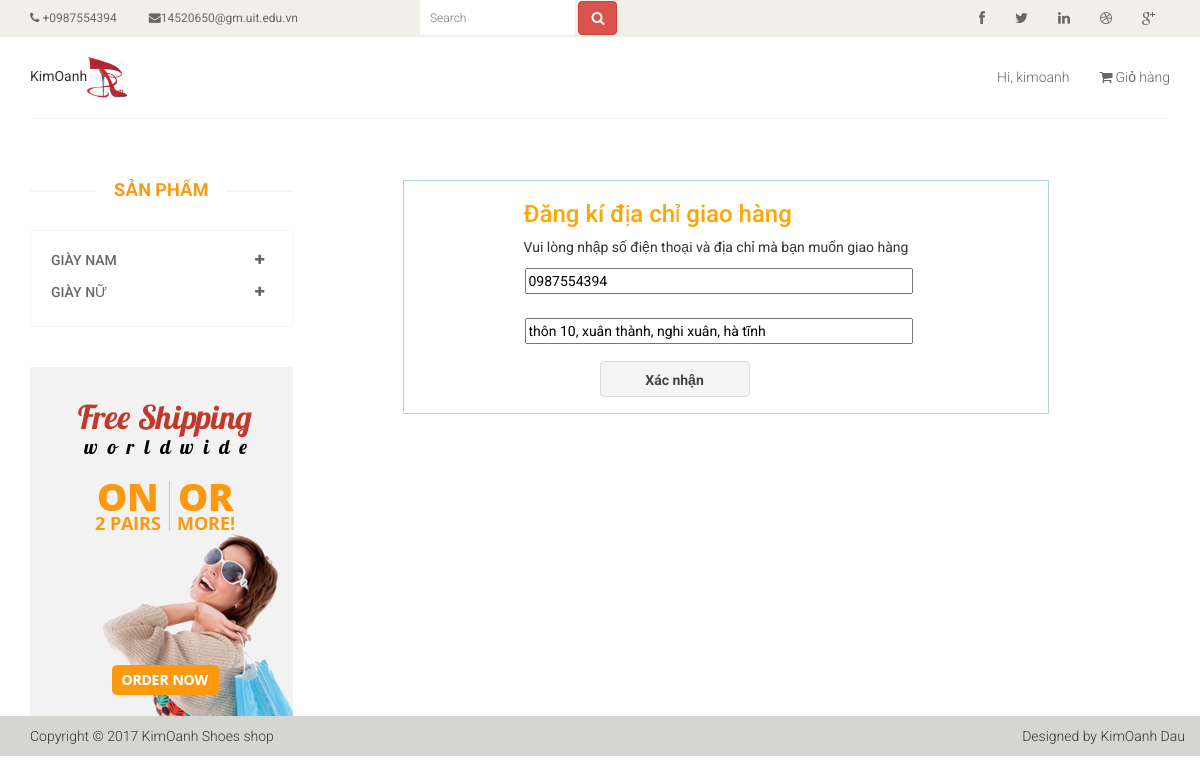
Screenshot of /upload/checkout.php (signed in) with the database file from the repository.
### tables this page shows
CREATE TABLE `khachhang` (
  `TenKhachHang` varchar(50) NOT NULL,
  `MatKhau` varchar(20) NOT NULL,
  `SoDienThoai` varchar(11) DEFAULT NULL,
  `DiaChi` varchar(50) DEFAULT NULL,
  `Email` varchar(30) DEFAULT NULL
);

### upload/checkout.php (the view, shortened to what this page needs)
<?php
	require 'database_config.php';
	if(!isset($_SESSION['username_login']))
	{
?>
		<div class="tab">
			<button class="tablinks" onclick="openSelect(event, 'Signin')" id="defaultOpen" >Signin</button>
			<button class="tablinks" onclick="openSelect(event, 'Login')">Login</button>
		</div>
		<div id="Signin" class="tabcontent">
			<form class="login-content" action="../upload/signup_checkout.php" method="post">
				<label class="username"><input id="username" type="text" name="username" placeholder="User name" value="" size="30"/></label>
				<label class="password"><input id="password" type="password" name="password" placeholder="Password" value="" size="30"/></label>
				<label class="email"><input id="email" type="text" name="email" placeholder="Email" value="" size="30"/></label>
				<button class="button submit-button" type="submit" name="submit">Sign up</button>
			</form>
		</div>
		<div id="Login" class="tabcontent">
			<form class="login-content" action="../upload/login_checkout.php" method="post">
				<label class="username"><input id="username_login" type="text" autocomplete="on" name="username_login" placeholder="Username" value="" size="30"/></label>
				<label class="password"><input id="password_login" type="password" name="password_login" placeholder="Password" value="" size="30"/></label>
				<button class="button submit-button" type="submit" name="submit_login">Sign in</button>
			</form>
		</div>
<?php
	}else{
		$sql = "SELECT SoDienThoai, DiaChi FROM khachhang WHERE TenKhachHang = '".$_SESSION['username_login']."'";
		$result = $conn->query($sql);
		$row = $result->fetch_assoc();
?>
	<div style="border: 1px solid lightblue; width: 75%; margin-left: 80px;">
		<form  class="checkout" action="../upload/address.php" method="post" style="padding-left:120px;">
			<h3 style="color:orange;">Đăng kí địa chỉ giao hàng</h3>
				<p>Vui lòng nhập số điện thoại và địa chỉ mà bạn muốn giao hàng</p>
				<table>
					<tr>
						<td><input id="phone" type="text" name="phone" placeholder="Phone" value="<?php echo $row['SoDienThoai']; ?>" size="50" /></td>
					</tr>
					<tr>
						<td>&nbsp;</td>
					</tr>
					<tr>
						<td><input id="address" type="text" name="address" placeholder="Address" value="<?php echo $row['DiaChi']; ?>" size="50"/></td>
					</tr>
					<tr>
						<td><button class="button submit-button" type="submit" name="submit">Xác nhận</button></td>
					</tr>
				</table>
		</form>
	</div>
<?php
	}
?>

### css/main.css (style rules this page uses)
body { font-family: 'Roboto', sans-serif; background:; position: relative; font-weight:400px; }
ul li { list-style: none; }
a { -webkit-transition: 300ms; -moz-transition: 300ms; -o-transition: 300ms; transition: 300ms; }
h1, h2, h3, h4, h5, h6 { font-family: 'Roboto', sans-serif; }
.header_top { background: none repeat scroll 0 0 #F0F0E9; }
.contactinfo ul li:first-child { margin-left: -15px; }
.contactinfo ul li a { font-size: 12px; color: #696763; font-family: 'Roboto', sans-serif; }
.social-icons ul li a { border: 0 none; border-radius: 0; color: #696763; padding:0px; }
.social-icons ul li { display:inline-block; }
.social-icons ul li a i { padding: 11px 15px; transition: all 0.9s ease 0s; -moz-transition: all 0.9s ease 0s; -webkit-transition: all 0.9s ease 0s; -o-transition: all 0.9s ease 0s; }
.header-middle .container .row { border-bottom: 1px solid #f5f5f5; margin-left: 0; margin-right: 0; padding-bottom: 20px; padding-top: 20px; }
.header-middle .container .row .col-sm-4 { padding-left: 0; }
.header-middle .container .row .col-sm-8 { padding-right:0; }
.shop-menu ul li { display:inline-block; padding-left: 15px; padding-right: 15px; }
.shop-menu ul li:last-child { padding-right: 0; }
.shop-menu ul li a { background: #FFFFFF; color: #696763; font-family: 'Roboto', sans-serif; font-size: 14px; font-weight: 300; padding:0; padding-right: 0; margin-top: 10px; }
.shop-menu ul li a i { margin-right:3px; }
.header-bottom { padding-bottom: 30px; padding-top: 30px; }
.search_box input { background: #F0F0E9; border: medium none; color: #B2B2B2; font-family: 'roboto'; font-size: 12px; font-weight: 300; height: 35px; outline: medium none; padding-left: 10px; width: 155px; background-image: url(../images/home/searchicon.png); background-repeat: no-repeat; background-position: 130px; }
#footer { background: #F0F0E9; }
.footer-bottom { background: #D6D6D0; padding-top: 10px; }
.footer-bottom p { color: #363432; font-family: 'Roboto', sans-serif; font-weight: 300; margin-left: 15px; }
.category-products { border: 1px solid #F7F7F0; margin-bottom: 35px; padding-bottom: 20px; padding-top: 15px; }
.left-sidebar h2, .brands_products h2 { color: #FE980F; font-family: 'Roboto', sans-serif; font-size: 18px; font-weight: 700; margin: 0 auto 30px; text-align: center; text-transform: uppercase; position: relative; z-index:3; }
.left-sidebar h2:after, h2.title:after { content: " "; position: absolute; border: 1px solid #f5f5f5; bottom:8px; left: 0; width: 100%; height: 0; z-index: -2; }
.left-sidebar h2:before { content: " "; position: absolute; background: #fff; bottom: -6px; width: 130px; height: 30px; z-index: -1; left: 50%; margin-left: -65px; }
.category-products .panel { background-color: #FFFFFF; border: 0px; border-radius: 0px; box-shadow:none; margin-bottom: 0px; }
.category-products .panel-default .panel-heading { background-color: #FFFFFF; border: 0 none; color: #FFFFFF; padding: 5px 20px; }
.category-products .panel-default .panel-heading .panel-title a { color: #696763; font-family: 'Roboto', sans-serif; font-size: 14px; text-decoration: none; text-transform: uppercase; }
.category-products .badge { background:none; border-radius: 10px; color: #696763; display: inline-block; font-size: 12px; font-weight: bold; line-height: 1; min-width: 10px; padding: 3px 7px; text-align: center; vertical-align: baseline; white-space: nowrap; }
.shipping { background-color: #F2F2F2; margin-top: 40px; overflow: hidden; padding-top: 20px; position: relative; }
.padding-right { padding-right: 0; }
.features_items { overflow:hidden; }
a, a:visited, a:active { text-decoration:none; }
.button { display: inline-block; min-width: 46px; text-align: center; color: #444; font-size: 14px; font-weight: 700; height: 36px; padding: 0px 8px; line-height: 36px; border-radius: 4px; transition: all 0.218s ease 0s; border: 1px solid #DCDCDC; background-color: #F5F5F5; background-image: -moz-linear-gradient(center top , #F5F5F5, #F1F1F1); cursor: pointer; }
.submit-button { display: inline-block; padding: auto; margin: 15px 75px; width: 150px; }

### rows the page displays
khachhang: phone "0987554394", address "thôn 10, xuân thành, nghi xuân, hà tĩnh"
